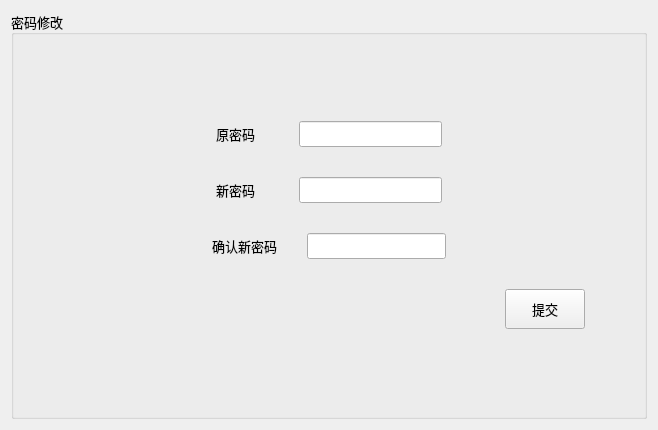
<?xml version="1.0" encoding="UTF-8"?>
<ui version="4.0">
 <class>SettingForm</class>
 <widget class="QWidget" name="SettingForm">
  <property name="geometry">
   <rect>
    <x>0</x>
    <y>0</y>
    <width>658</width>
    <height>430</height>
   </rect>
  </property>
  <property name="windowTitle">
   <string>Form</string>
  </property>
  <layout class="QVBoxLayout" name="verticalLayout_3">
   <item>
    <widget class="QGroupBox" name="groupBox">
     <property name="font">
      <font>
       <family>微软雅黑</family>
       <pointsize>10</pointsize>
      </font>
     </property>
     <property name="title">
      <string>密码修改</string>
     </property>
     <layout class="QVBoxLayout" name="verticalLayout_2">
      <item>
       <layout class="QVBoxLayout" name="verticalLayout" stretch="0,0,0,0">
        <property name="spacing">
         <number>30</number>
        </property>
        <property name="leftMargin">
         <number>50</number>
        </property>
        <property name="topMargin">
         <number>50</number>
        </property>
        <property name="rightMargin">
         <number>50</number>
        </property>
        <property name="bottomMargin">
         <number>50</number>
        </property>
        <item>
         <layout class="QHBoxLayout" name="horizontalLayout">
          <item>
           <spacer name="horizontalSpacer_2">
            <property name="orientation">
             <enum>Qt::Horizontal</enum>
            </property>
            <property name="sizeHint" stdset="0">
             <size>
              <width>40</width>
              <height>20</height>
             </size>
            </property>
           </spacer>
          </item>
          <item>
           <widget class="QLabel" name="label">
            <property name="minimumSize">
             <size>
              <width>50</width>
              <height>0</height>
             </size>
            </property>
            <property name="text">
             <string>原密码    </string>
            </property>
           </widget>
          </item>
          <item>
           <widget class="QLineEdit" name="le_pwd"/>
          </item>
          <item>
           <spacer name="horizontalSpacer_3">
            <property name="orientation">
             <enum>Qt::Horizontal</enum>
            </property>
            <property name="sizeHint" stdset="0">
             <size>
              <width>40</width>
              <height>20</height>
             </size>
            </property>
           </spacer>
          </item>
         </layout>
        </item>
        <item>
         <layout class="QHBoxLayout" name="horizontalLayout_2">
          <item>
           <spacer name="horizontalSpacer_4">
            <property name="orientation">
             <enum>Qt::Horizontal</enum>
            </property>
            <property name="sizeHint" stdset="0">
             <size>
              <width>40</width>
              <height>20</height>
             </size>
            </property>
           </spacer>
          </item>
          <item>
           <widget class="QLabel" name="label_2">
            <property name="minimumSize">
             <size>
              <width>50</width>
              <height>0</height>
             </size>
            </property>
            <property name="text">
             <string>新密码    </string>
            </property>
           </widget>
          </item>
          <item>
           <widget class="QLineEdit" name="le_pwdNow"/>
          </item>
          <item>
           <spacer name="horizontalSpacer_5">
            <property name="orientation">
             <enum>Qt::Horizontal</enum>
            </property>
            <property name="sizeHint" stdset="0">
             <size>
              <width>40</width>
              <height>20</height>
             </size>
            </property>
           </spacer>
          </item>
         </layout>
        </item>
        <item>
         <layout class="QHBoxLayout" name="horizontalLayout_3">
          <item>
           <spacer name="horizontalSpacer_6">
            <property name="orientation">
             <enum>Qt::Horizontal</enum>
            </property>
            <property name="sizeHint" stdset="0">
             <size>
              <width>40</width>
              <height>20</height>
             </size>
            </property>
           </spacer>
          </item>
          <item>
           <widget class="QLabel" name="label_3">
            <property name="minimumSize">
             <size>
              <width>50</width>
              <height>0</height>
             </size>
            </property>
            <property name="text">
             <string>确认新密码</string>
            </property>
           </widget>
          </item>
          <item>
           <widget class="QLineEdit" name="le_pwdNow1"/>
          </item>
          <item>
           <spacer name="horizontalSpacer_7">
            <property name="orientation">
             <enum>Qt::Horizontal</enum>
            </property>
            <property name="sizeHint" stdset="0">
             <size>
              <width>40</width>
              <height>20</height>
             </size>
            </property>
           </spacer>
          </item>
         </layout>
        </item>
        <item>
         <layout class="QHBoxLayout" name="horizontalLayout_4">
          <item>
           <spacer name="horizontalSpacer">
            <property name="orientation">
             <enum>Qt::Horizontal</enum>
            </property>
            <property name="sizeHint" stdset="0">
             <size>
              <width>88</width>
              <height>20</height>
             </size>
            </property>
           </spacer>
          </item>
          <item>
           <widget class="QPushButton" name="btn_Ok">
            <property name="minimumSize">
             <size>
              <width>80</width>
              <height>40</height>
             </size>
            </property>
            <property name="text">
             <string>提交</string>
            </property>
           </widget>
          </item>
         </layout>
        </item>
       </layout>
      </item>
     </layout>
    </widget>
   </item>
  </layout>
 </widget>
 <resources/>
 <connections/>
</ui>
